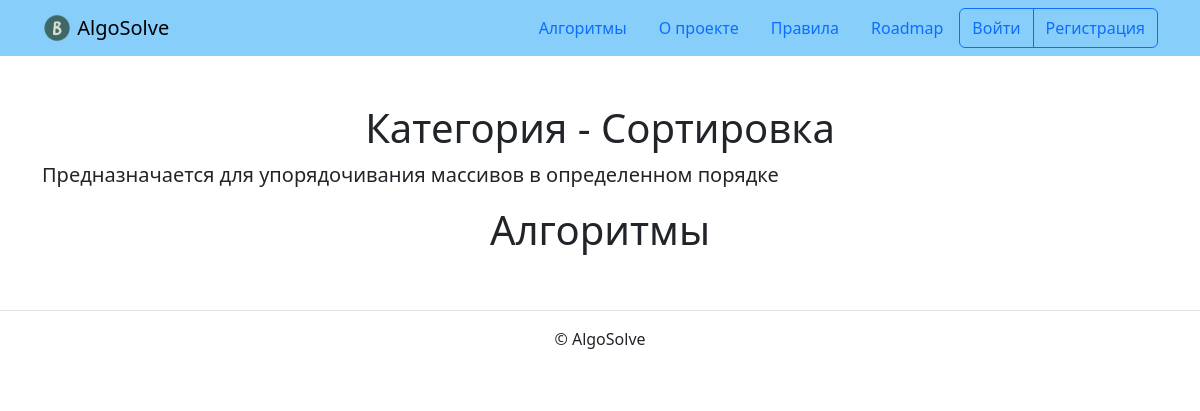
Page /algorithms/category_detail/sorting/ on the earlier database version.
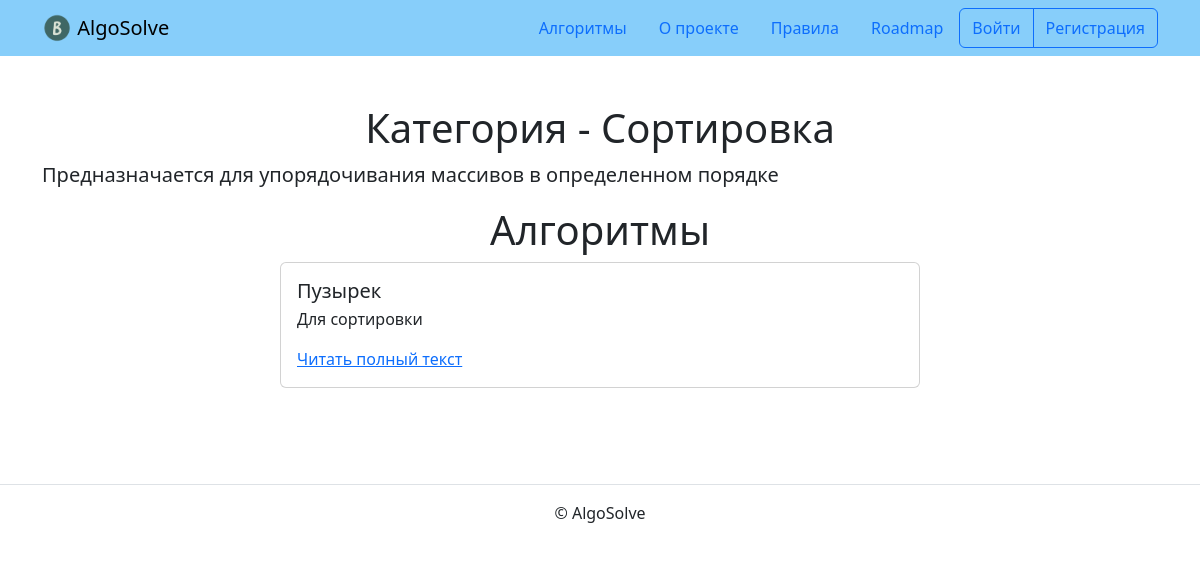
Same page on the later database version.
### algorithm/models.py (models this page shows, shortened)
class BaseModel(models.Model):
    is_published = models.BooleanField(
        default=True,
        verbose_name='Опубликовано',
        help_text='Снимите галочку, чтобы скрыть публикацию.'
    )
    created_at = models.DateTimeField(
        auto_now_add=True,
        verbose_name='Добавлено'
    )
    class Meta:
        abstract = True

class Algorithm(BaseModel):
    category = models.ForeignKey(
        Category,
        on_delete=models.CASCADE,
        null=True
    )
    title = models.CharField(verbose_name='Название', max_length=256)
    description = models.TextField(verbose_name='Описание', max_length=10000)
    theory = models.TextField(verbose_name='Принцип работы', max_length=10000)
    realization = models.TextField(verbose_name='Реализация', max_length=10000)
    example = models.TextField(verbose_name='Пример работы', max_length=10000)
    class Meta:
        verbose_name = 'алгоритм'
        verbose_name_plural = 'Алгоритмы'

### algorithm/views.py (the view)
class CategoryDetailView(ListView):
    model = Algorithm
    template_name = 'algorithm/category.html'
    def get_queryset(self):
        qs = super().get_queryset()
        return qs.filter(category__slug=self.kwargs['category'])
    def get_context_data(self, **kwargs):
        context = super().get_context_data(**kwargs)
        context['category'] = get_object_or_404(Category, slug=self.kwargs['category'])
        context['urls'] = get_object_or_404(Category, slug=self.kwargs['category']).urls.all()
        context['images'] = get_object_or_404(Category, slug=self.kwargs['category']).images.all()
        return context

### templates/algorithm/category.html (shortened to what this page needs)
{% extends "base.html" %}
{% block content %}
  <h1 class="text-center">Категория - {{ category.title }}</h1>
  <p class="col-12 offset-0 mb-3 lead text">{{ category.description|safe }}</p>
  <h1 class="text-center">Алгоритмы</h1>
  {% for algorithm in object_list %}
    <article class="mb-5">
      {% include "includes/post_card.html" %}
    </article>
  {% endfor %}
{% endblock %}

### templates/includes/post_card.html (shortened to what this page needs)
<div class="col d-flex justify-content-center">
  <div class="card" style="width: 40rem;">
    <div class="card-body">
      {% if '/algorithms/categories/' in request.path %}
        <h5 class="card-title">{{ category.title }}</h5>
        <h6 class="card-subtitle mb-2 text-muted">
          <small>
            {% if not category.is_published %}
              <p class="text-danger">Категория снят с публикации админом</p>
            {% endif %}
          </small>
        </h6>
        <p class="card-text">{{ category.description|truncatewords:10|safe }}</p>
        <a href="{% url 'algorithm:category_detail' category.slug %}" class="card-link">Читать полный текст</a>
      {% elif '/category_detail/' in request.path %}
        <h5 class="card-title">{{ algorithm.title }}</h5>
        <p class="card-text">{{ algorithm.description|truncatewords:10 }}</p>
        <a href="#" class="card-link">Читать полный текст</a>
      {% endif %}
    </div>
  </div>
</div>

Differences in the rows shown:
added Algorithm: title "Пузырек", description "Для сортировки"
